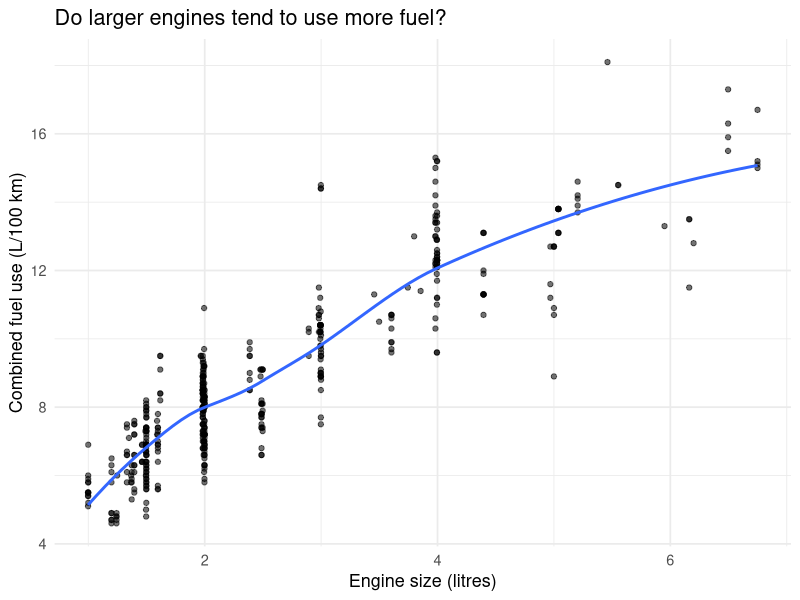
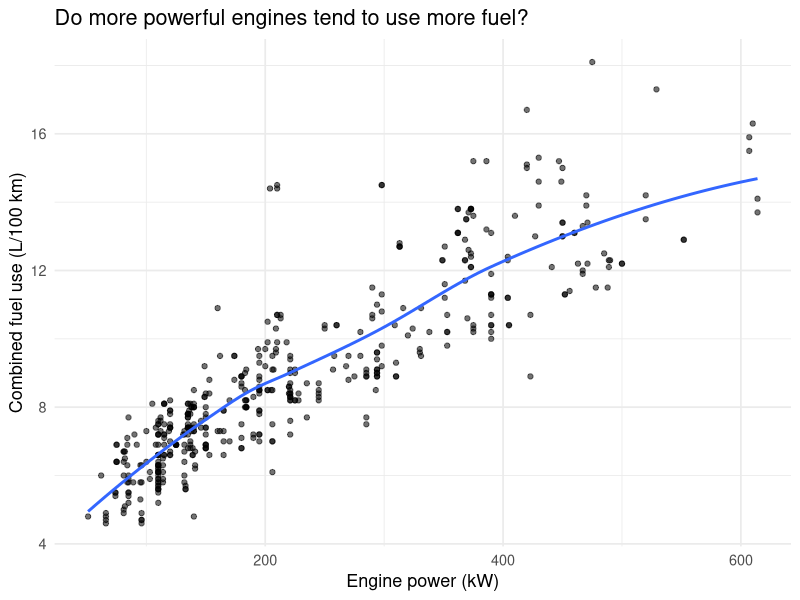
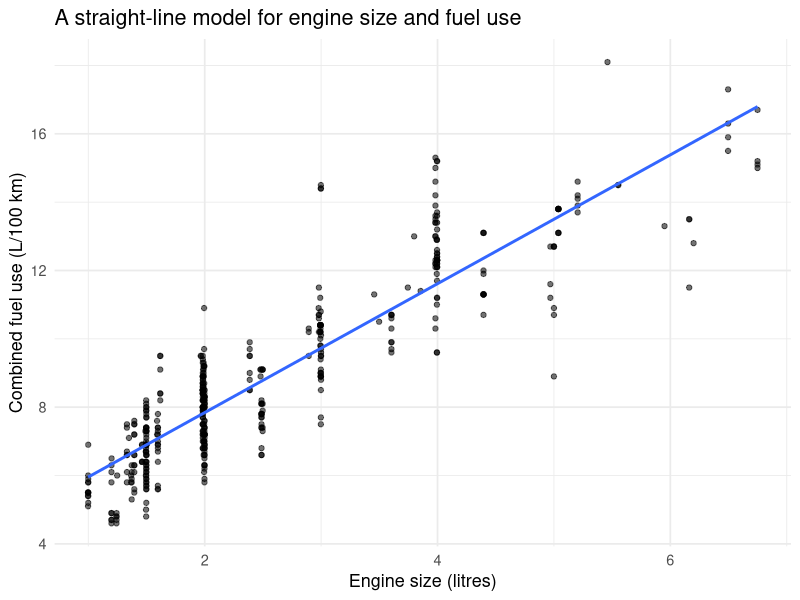
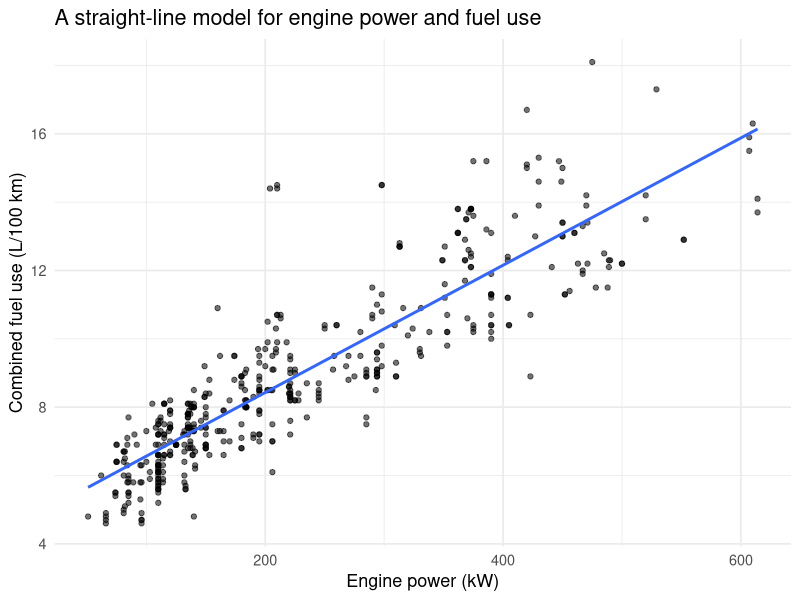
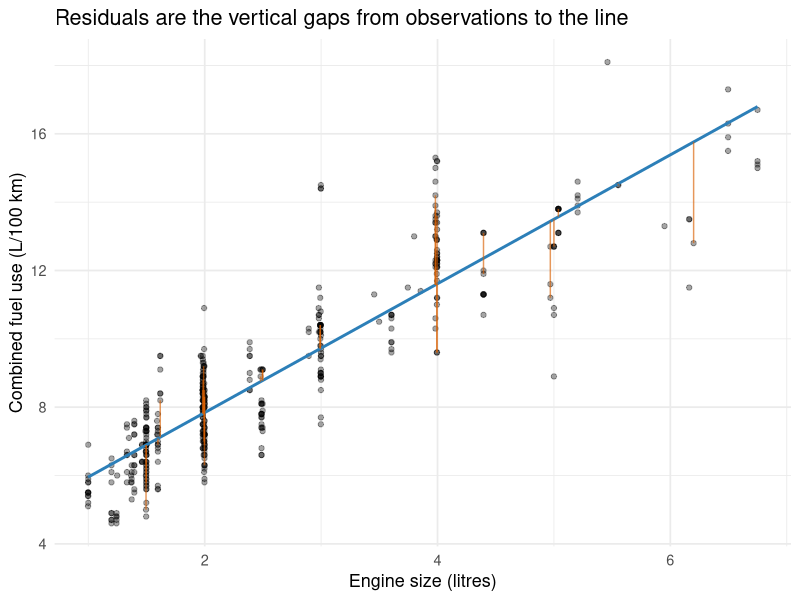
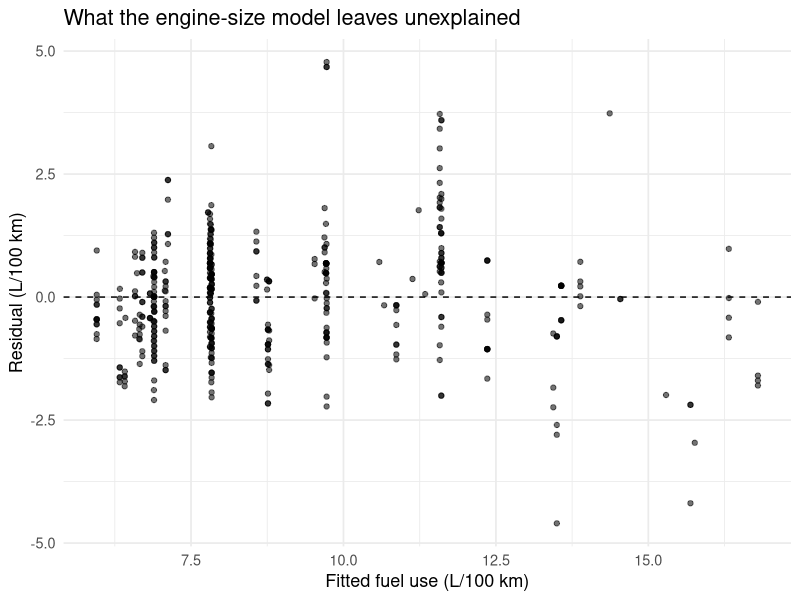
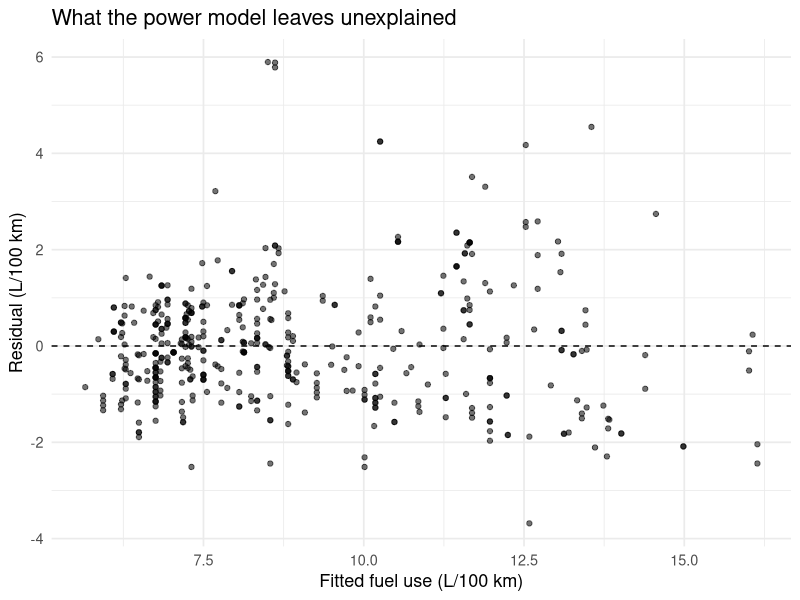
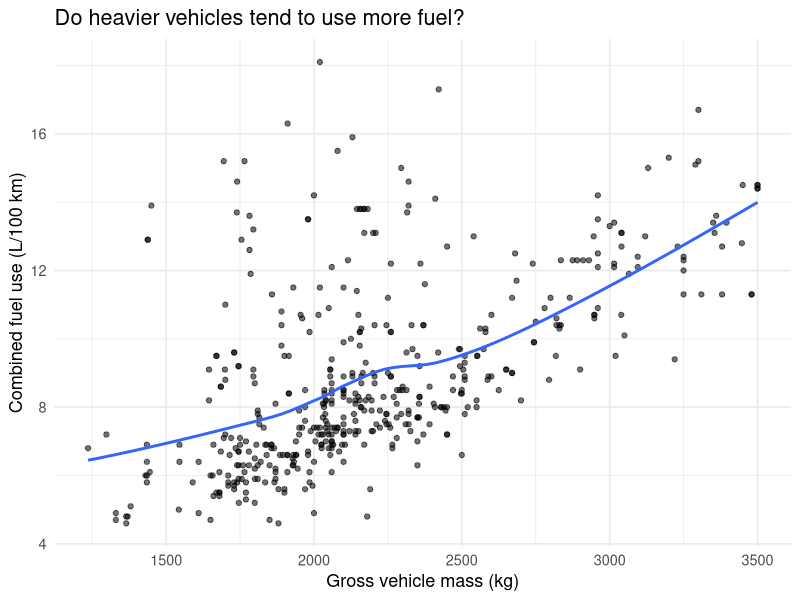

Recreate these plots in R, in order.
## ---- chunk 1
#| label: setup
library(tidyverse)
library(broom)

vehicles <- read_csv("nz_vehicles_2025.csv", show_col_types = FALSE)
## ---- chunk 2
#| label: glimpse
glimpse(vehicles)
## ---- chunk 3
#| label: engine-loess
#| fig-cap: "Combined fuel use and engine size for 2025 petrol passenger vehicles."
#| fig-alt: "Scatterplot with engine size in litres on the horizontal axis and combined fuel use in litres per 100 kilometres on the vertical axis, showing a generally increasing relationship."
#| out-width: "100%"
ggplot(vehicles, aes(x = engine_l, y = fuel_use_l_per_100km)) +
  geom_point(alpha = 0.55) +
  geom_smooth(method = "loess", se = FALSE) +
  labs(
    x = "Engine size (litres)",
    y = "Combined fuel use (L/100 km)",
    title = "Do larger engines tend to use more fuel?"
  ) +
  theme_minimal(base_size = 13)
## ---- chunk 4
#| label: engine-correlation
vehicles |>
  summarise(
    engine_correlation = cor(engine_l, fuel_use_l_per_100km)
  )
## ---- chunk 5
#| label: power-loess
#| fig-cap: "Combined fuel use and engine power for 2025 petrol passenger vehicles."
#| fig-alt: "Scatterplot with power in kilowatts on the horizontal axis and combined fuel use in litres per 100 kilometres on the vertical axis, showing a generally increasing relationship."
#| out-width: "100%"
ggplot(vehicles, aes(x = power_kw, y = fuel_use_l_per_100km)) +
  geom_point(alpha = 0.55) +
  geom_smooth(method = "loess", se = FALSE) +
  labs(
    x = "Engine power (kW)",
    y = "Combined fuel use (L/100 km)",
    title = "Do more powerful engines tend to use more fuel?"
  ) +
  theme_minimal(base_size = 13)
## ---- chunk 6
#| label: power-correlation
vehicles |>
  summarise(
    power_correlation = cor(power_kw, fuel_use_l_per_100km)
  )
## ---- chunk 7
#| label: fit-engine-model
engine_model <- lm(
  fuel_use_l_per_100km ~ engine_l,
  data = vehicles
)

engine_model
## ---- chunk 8
#| label: plot-engine-model
#| fig-cap: "The fitted engine-size linear model."
#| fig-alt: "Scatterplot of engine size and combined fuel use with a fitted straight line."
#| out-width: "100%"
ggplot(vehicles, aes(x = engine_l, y = fuel_use_l_per_100km)) +
  geom_point(alpha = 0.55) +
  geom_smooth(method = "lm", se = FALSE) +
  labs(
    x = "Engine size (litres)",
    y = "Combined fuel use (L/100 km)",
    title = "A straight-line model for engine size and fuel use"
  ) +
  theme_minimal(base_size = 13)
## ---- chunk 9
#| label: fit-power-model
power_model <- lm(
  fuel_use_l_per_100km ~ power_kw,
  data = vehicles
)

power_model
## ---- chunk 10
#| label: plot-power-model
#| fig-cap: "The fitted power linear model."
#| fig-alt: "Scatterplot of engine power and combined fuel use with a fitted straight line."
#| out-width: "100%"
ggplot(vehicles, aes(x = power_kw, y = fuel_use_l_per_100km)) +
  geom_point(alpha = 0.55) +
  geom_smooth(method = "lm", se = FALSE) +
  labs(
    x = "Engine power (kW)",
    y = "Combined fuel use (L/100 km)",
    title = "A straight-line model for engine power and fuel use"
  ) +
  theme_minimal(base_size = 13)
## ---- chunk 11
#| label: engine-coefficients
engine_coef <- coef(engine_model)
engine_coef
## ---- chunk 12
#| label: power-coefficients
power_coef <- coef(power_model)
power_coef
## ---- chunk 13
#| label: engine-augment
engine_results <- augment(engine_model)

engine_results |>
  select(engine_l, fuel_use_l_per_100km, .fitted, .resid) |>
  slice_head(n = 8)
## ---- chunk 14
#| label: engine-residual-gaps
#| fig-cap: "Observed fuel use, the engine-size fitted line, and a sample of residual gaps."
#| fig-alt: "Scatterplot with a fitted straight line and vertical segments connecting selected observations to the line."
#| out-width: "100%"
set.seed(297101)
engine_gap_data <- engine_results |>
  slice_sample(n = min(35, nrow(engine_results)))

ggplot(vehicles, aes(x = engine_l, y = fuel_use_l_per_100km)) +
  geom_point(alpha = 0.35) +
  geom_line(
    data = engine_results |> arrange(engine_l),
    aes(y = .fitted),
    colour = "#2C7FB8",
    linewidth = 1
  ) +
  geom_segment(
    data = engine_gap_data,
    aes(xend = engine_l, yend = .fitted),
    alpha = 0.65,
    colour = "#D95F02"
  ) +
  labs(
    x = "Engine size (litres)",
    y = "Combined fuel use (L/100 km)",
    title = "Residuals are the vertical gaps from observations to the line"
  ) +
  theme_minimal(base_size = 13)
## ---- chunk 15
#| label: engine-residual-plot
#| fig-cap: "Residuals from the engine-size model versus fitted fuel-use values."
#| fig-alt: "Engine-size model residuals plotted against fitted values with a horizontal zero line."
#| out-width: "100%"
ggplot(engine_results, aes(x = .fitted, y = .resid)) +
  geom_point(alpha = 0.55) +
  geom_hline(yintercept = 0, linetype = "dashed") +
  labs(
    x = "Fitted fuel use (L/100 km)",
    y = "Residual (L/100 km)",
    title = "What the engine-size model leaves unexplained"
  ) +
  theme_minimal(base_size = 13)
## ---- chunk 16
#| label: engine-residual-summary
engine_results |>
  summarise(
    mean_residual = mean(.resid),
    response_variance = var(fuel_use_l_per_100km),
    residual_variance = var(.resid)
  )
## ---- chunk 17
#| label: power-augment
power_results <- augment(power_model)

power_results |>
  select(power_kw, fuel_use_l_per_100km, .fitted, .resid) |>
  slice_head(n = 8)
## ---- chunk 18
#| label: power-residual-plot
#| fig-cap: "Residuals from the power model versus fitted fuel-use values."
#| fig-alt: "Power-model residuals plotted against fitted values with a horizontal zero line."
#| out-width: "100%"
ggplot(power_results, aes(x = .fitted, y = .resid)) +
  geom_point(alpha = 0.55) +
  geom_hline(yintercept = 0, linetype = "dashed") +
  labs(
    x = "Fitted fuel use (L/100 km)",
    y = "Residual (L/100 km)",
    title = "What the power model leaves unexplained"
  ) +
  theme_minimal(base_size = 13)
## ---- chunk 19
#| label: power-residual-summary
power_results |>
  summarise(
    mean_residual = mean(.resid),
    response_variance = var(fuel_use_l_per_100km),
    residual_variance = var(.resid)
  )
## ---- chunk 20
#| label: mass-explore
#| fig-cap: "Combined fuel use and gross vehicle mass."
#| fig-alt: "Scatterplot with gross vehicle mass in kilograms on the horizontal axis and combined fuel use in litres per 100 kilometres on the vertical axis, showing a moderately increasing relationship."
#| out-width: "100%"
ggplot(vehicles, aes(x = gross_mass_kg, y = fuel_use_l_per_100km)) +
  geom_point(alpha = 0.55) +
  geom_smooth(method = "loess", se = FALSE) +
  labs(
    x = "Gross vehicle mass (kg)",
    y = "Combined fuel use (L/100 km)",
    title = "Do heavier vehicles tend to use more fuel?"
  ) +
  theme_minimal(base_size = 13)

vehicles |>
  summarise(
    mass_correlation = cor(gross_mass_kg, fuel_use_l_per_100km)
  )
## ---- chunk 21
#| label: mass-fit
mass_model <- lm(
  fuel_use_l_per_100km ~ gross_mass_kg,
  data = vehicles
)

mass_model

ggplot(vehicles, aes(x = gross_mass_kg, y = fuel_use_l_per_100km)) +
  geom_point(alpha = 0.55) +
  geom_smooth(method = "lm", se = FALSE) +
  labs(
    x = "Gross vehicle mass (kg)",
    y = "Combined fuel use (L/100 km)",
    title = "A straight-line model for mass and fuel use"
  ) +
  theme_minimal(base_size = 13)
## ---- chunk 22
#| label: mass-coefficients
mass_coef <- coef(mass_model)
mass_coef
## ---- chunk 23
#| label: mass-residuals
mass_results <- augment(mass_model)

ggplot(mass_results, aes(x = .fitted, y = .resid)) +
  geom_point(alpha = 0.55) +
  geom_hline(yintercept = 0, linetype = "dashed") +
  labs(
    x = "Fitted fuel use (L/100 km)",
    y = "Residual (L/100 km)",
    title = "What the mass model leaves unexplained"
  ) +
  theme_minimal(base_size = 13)

mass_results |>
  summarise(
    mean_residual = mean(.resid),
    response_variance = var(fuel_use_l_per_100km),
    residual_variance = var(.resid)
  )
